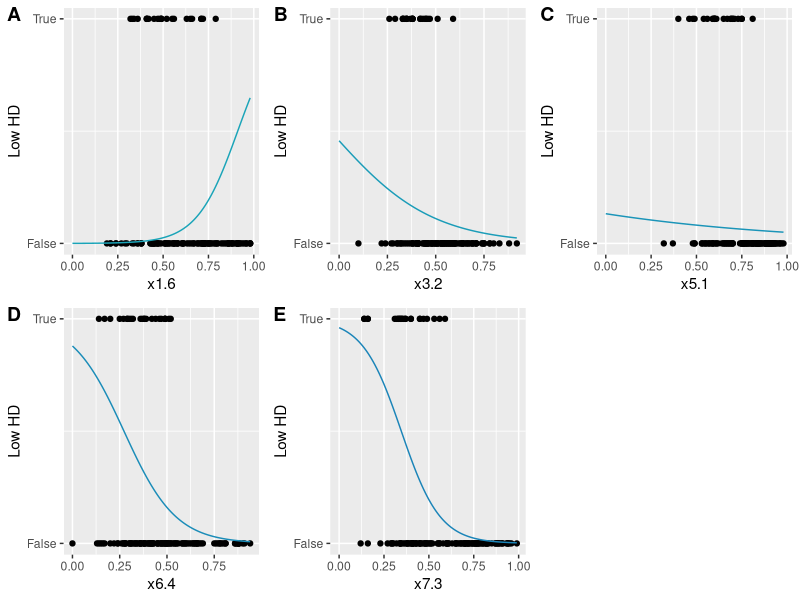

Here is the R script that generated this plot:
## ---- chunk 1
knitr::opts_chunk$set(echo = TRUE)
## ---- chunk 2
# Load Libraries
library(dplyr)
library(ggplot2)
library(ggpubr)
library(knitr)

data = read.csv("./data/data_clean.csv")
## ---- chunk 3
selected_columns = data[, c("country","year", "region", "hdi", "x1.6","x3.2", "x5.1", "x6.4", "x7.3")]
selected_columns_2021 = selected_columns[selected_columns$year == "2021",]
selected_columns_2021$low_HD = as.numeric(selected_columns_2021$hdi <= 0.550)

# Fit logisitic regression
logreg = glm(low_HD~x1.6+x3.2+x5.1+x6.4+x7.3+region,data=selected_columns_2021,family="binomial")
summary(logreg)
kable(summary(logreg)$coefficients)
## ---- chunk 4
logreg_noRegion = glm(low_HD~x1.6+x3.2+x5.1+x6.4+x7.3,data=selected_columns_2021,family="binomial")

anova(logreg_noRegion, logreg, test = "LRT")
## ---- chunk 5
# Plot regression
dummy_x1.6 = seq(0,max(selected_columns_2021$x1.6,na.rm=T),0.01)
dummy_x3.2 = seq(0,max(selected_columns_2021$x3.2,na.rm=T),0.01)
dummy_x5.1 = seq(0,max(selected_columns_2021$x5.1,na.rm=T),0.01)
dummy_x6.4 = seq(0,max(selected_columns_2021$x6.4,na.rm=T),0.01)
dummy_x7.3 = seq(0,max(selected_columns_2021$x7.3,na.rm=T),0.01)

average_x1.6 = mean(selected_columns_2021$x1.6,na.rm=T)
average_x3.2 = mean(selected_columns_2021$x1.6,na.rm=T)
average_x5.1 = mean(selected_columns_2021$x1.6,na.rm=T)
average_x6.4 = mean(selected_columns_2021$x1.6,na.rm=T)
average_x7.3 = mean(selected_columns_2021$x1.6,na.rm=T)

yhat_x1.6 = predict(logreg,new=data.frame(x1.6=dummy_x1.6, x3.2 = rep(average_x3.2, length(dummy_x1.6)), x5.1 = rep(average_x5.1, length(dummy_x1.6)), x6.4 = rep(average_x6.4, length(dummy_x1.6)), x7.3 = rep(average_x7.3, length(dummy_x1.6)), region = rep("Sub-Saharan Africa", length(dummy_x1.6))))
yhat_x3.2 = predict(logreg,new=data.frame(x1.6=rep(average_x1.6, length(dummy_x3.2)), x3.2 = dummy_x3.2, x5.1 = rep(average_x5.1, length(dummy_x3.2)), x6.4 = rep(average_x6.4, length(dummy_x3.2)), x7.3 = rep(average_x7.3, length(dummy_x3.2)),region = rep("Sub-Saharan Africa", length(dummy_x3.2))))
yhat_x5.1 = predict(logreg,new=data.frame(x1.6=rep(average_x1.6, length(dummy_x5.1)), x3.2 = rep(average_x3.2, length(dummy_x5.1)), x5.1 = dummy_x5.1, x6.4 = rep(average_x6.4, length(dummy_x5.1)), x7.3 = rep(average_x7.3, length(dummy_x5.1)), region = rep("Sub-Saharan Africa", length(dummy_x5.1))))
yhat_x6.4 = predict(logreg,new=data.frame(x1.6=rep(average_x1.6, length(dummy_x6.4)), x3.2 = rep(average_x3.2, length(dummy_x6.4)), x5.1 = rep(average_x5.1, length(dummy_x6.4)), x6.4 = dummy_x6.4, x7.3 = rep(average_x7.3, length(dummy_x6.4)), region = rep("Sub-Saharan Africa", length(dummy_x6.4))))
yhat_x7.3 = predict(logreg,new=data.frame(x1.6=rep(average_x1.6, length(dummy_x7.3)), x3.2 = rep(average_x3.2, length(dummy_x7.3)), x5.1 = rep(average_x5.1, length(dummy_x7.3)), x6.4 = rep(average_x6.4, length(dummy_x7.3)), x7.3 = dummy_x7.3, region = rep("Sub-Saharan Africa", length(dummy_x7.3))))

phat_x1.6 = exp(yhat_x1.6)/(1+exp(yhat_x1.6))
phat_x3.2 = exp(yhat_x3.2)/(1+exp(yhat_x3.2))
phat_x5.1 = exp(yhat_x5.1)/(1+exp(yhat_x5.1))
phat_x6.4 = exp(yhat_x6.4)/(1+exp(yhat_x6.4))
phat_x7.3 = exp(yhat_x7.3)/(1+exp(yhat_x7.3))

p1 = ggplot() + geom_point(data = selected_columns_2021, aes(x=x1.6, y=low_HD)) + geom_line(aes(x=dummy_x1.6,y=phat_x1.6), color = "#1aa4b8", data =as.data.frame(cbind(dummy_x1.6, phat_x1.6)))+ scale_y_continuous(breaks = c(0, 1), labels = c("False", "True")) + labs(y = "Low HD")
p2 = ggplot() + geom_point(data = selected_columns_2021, aes(x=x3.2, y=low_HD)) + geom_line(aes(x=dummy_x3.2,y=phat_x3.2), color = "#1a9cb8", data =as.data.frame(cbind(dummy_x3.2, phat_x3.2)))+ scale_y_continuous(breaks = c(0, 1), labels = c("False", "True"))+ labs(y = "Low HD")
p3 = ggplot() + geom_point(data = selected_columns_2021, aes(x=x5.1, y=low_HD)) + geom_line(aes(x=dummy_x5.1,y=phat_x5.1), color = "#1a94b8", data =as.data.frame(cbind(dummy_x5.1, phat_x5.1)))+ scale_y_continuous(breaks = c(0, 1), labels = c("False", "True"))+ labs(y = "Low HD")
p4 = ggplot() + geom_point(data = selected_columns_2021, aes(x=x6.4, y=low_HD)) + geom_line(aes(x=dummy_x6.4,y=phat_x6.4), color = "#1a8cb8", data =as.data.frame(cbind(dummy_x6.4, phat_x6.4)))+ scale_y_continuous(breaks = c(0, 1), labels = c("False", "True"))+ labs(y = "Low HD")
p5 = ggplot() + geom_point(data = selected_columns_2021, aes(x=x7.3, y=low_HD)) + geom_line(aes(x=dummy_x7.3,y=phat_x7.3), color = "#1a84b8", data =as.data.frame(cbind(dummy_x7.3, phat_x7.3)))+ scale_y_continuous(breaks = c(0, 1), labels = c("False", "True"))+ labs( y = "Low HD")

ggarrange(p1,p2,p3,p4,p5, nrow = 2, ncol=3, labels = c("A","B","C","D","E"))
